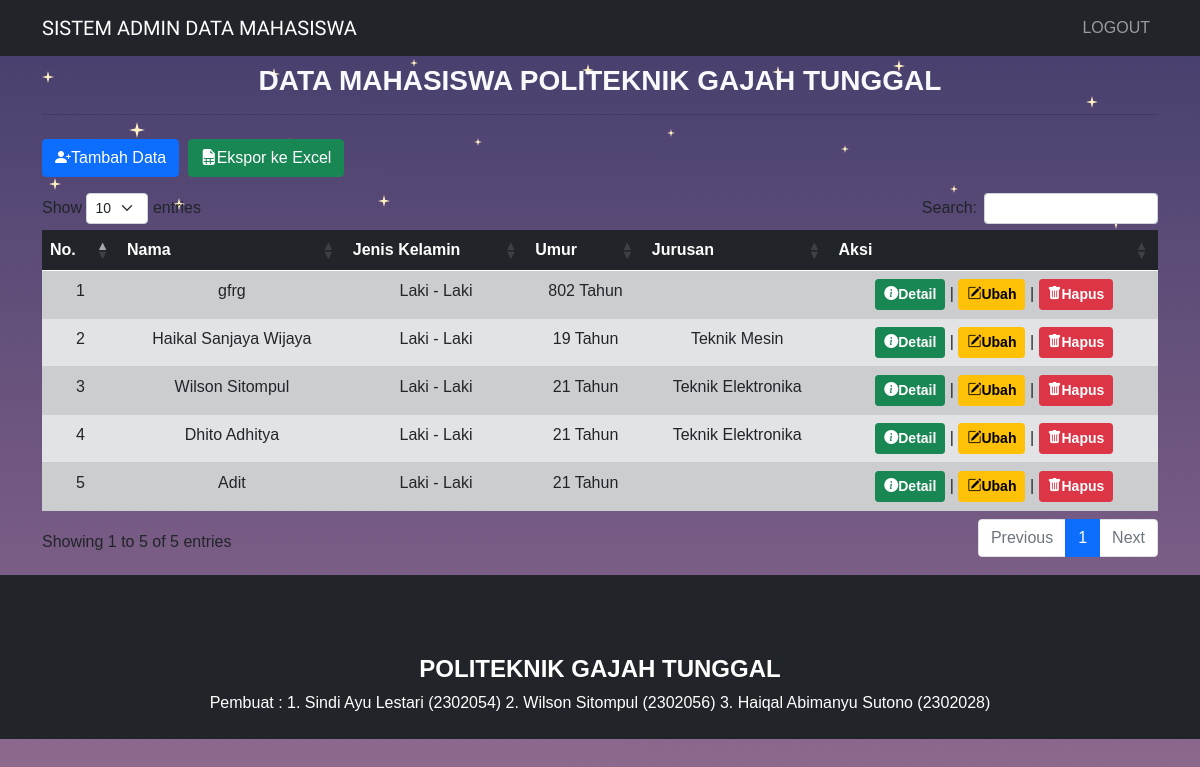
The app's page /index.php (signed in) with its own data.
### tables this page shows
CREATE TABLE `siswa` (
  `nim` varchar(50) NOT NULL,
  `nama` varchar(255) NOT NULL,
  `tmpt_Lahir` varchar(50) NOT NULL,
  `tgl_Lahir` date NOT NULL,
  `jekel` enum('Laki - Laki','Perempuan') NOT NULL,
  `jurusan` enum('Teknik Mesin','Teknik Elektronika','Teknologi Industri') NOT NULL,
  `email` varchar(255) NOT NULL,
  `telpon` varchar(20) NOT NULL,
  `ayah` varchar(255) NOT NULL,
  `ibu` varchar(255) NOT NULL,
  `nik` varchar(20) NOT NULL,
  `kelas` varchar(50) NOT NULL,
  `tahun_masuk` year(4) NOT NULL,
  `gambar` varchar(255) NOT NULL,
  `alamat` text NOT NULL
);

### function.php (called while the page is built, shortened)
<?php
include "koneksi.php";
function query($query)
{
    global $pdo;
    try {
        $stmt = $pdo->query($query);
        return $stmt->fetchAll();
    } catch (PDOException $e) {
        die('Error: ' . $e->getMessage());
    }
}
?>

### index.php (the view, shortened to what this page needs)
<?php
require 'function.php';
$siswa = query("SELECT * FROM siswa ORDER BY nim DESC");
?>
<!DOCTYPE html>
<html lang="en">
<head>
     <link href="https://cdn.jsdelivr.net/npm/bootstrap@5.0.0-beta2/dist/css/bootstrap.min.css" rel="stylesheet"
>
     <link rel="stylesheet" href="https://cdn.jsdelivr.net/npm/bootstrap-icons@1.4.0/font/bootstrap-icons.css">
     <link rel="stylesheet" href="https://cdn.datatables.net/1.10.23/css/dataTables.bootstrap5.min.css">
     <link rel="stylesheet" href="https://cdn.jsdelivr.net/npm/bootstrap@5.0.0-beta1/dist/css/bootstrap.min.css">
     <link rel="stylesheet" href="https://unpkg.com/aos@next/dist/aos.css" />
     <link rel="stylesheet" href="css/style.css">
</head>
<body background="img/bg/bck.png">
     <nav class="navbar navbar-expand-lg navbar-dark bg-dark text-uppercase">
          <div class="container">
               <a class="navbar-brand" href="index.php">Sistem Admin Data Mahasiswa</a>
               <div class="collapse navbar-collapse" id="navbarNav">
                    <ul class="navbar-nav ms-auto">
                         <li class="nav-item">
                              <a class="nav-link" href="logout.php">Logout</a>
                         </li>
                    </ul>
               </div>
          </div>
     </nav>
     <div class="container">
          <div class="row my-2">
               <div class="col-md">
                    <h3 class="text-center fw-bold text-uppercase text-light data_siswa"></h3>
                    <hr>
               </div>
          </div>
          <div class="row my-2">
               <div class="col-md">
                    <a href="addData.php" class="btn btn-primary" data-aos="fade-right" data-aos-duration="800"
                         data-aos-delay="1200"><i class="bi bi-person-plus-fill"></i>Tambah Data</a>
                    <a href="export.php" target="_blank" class="btn btn-success ms-1" data-aos="fade-left"
                         data-aos-duration="1000" data-aos-delay="1600"><i
                              class="bi bi-file-earmark-spreadsheet-fill"></i>Ekspor ke Excel</a>
               </div>
          </div>
          <div class="row my-3" data-aos="fade" data-aos-duration="1000" data-aos-delay="2000">
               <div class="col-md">
                    <table id="data" class="table table-striped table-responsive table-hover text-center"
                         style="width:100%">
                         <thead class="table-dark">
                              <tr>
                                   <th>No.</th>
                                   <th>Nama</th>
                                   <th>Jenis Kelamin</th>
                                   <th>Umur</th>
                                   <th>Jurusan</th>
                                   <th>Aksi</th>
                              </tr>
                         </thead>
                         <tbody>
                              <?php $no = 1; ?>
                              <?php foreach ($siswa as $row) : ?>
                              <tr class="table-secondary text-dark">
                                   <td><?= $no++; ?></td>
                                   <td><?= $row['nama']; ?></td>
                                   <td><?= $row['jekel']; ?></td>
                                   <?php
                                $now = time();
                                $timeTahun = strtotime($row['tgl_Lahir']);
                                $setahun = 31536000;
                                $hitung = ($now - $timeTahun) / $setahun;
                                ?>
                                   <td><?= floor($hitung); ?> Tahun</td>
                                   <td><?= $row['jurusan']; ?></td>
                                   <td>
                                        <button class="btn btn-success btn-sm text-white detail"
                                             data-id="<?= $row['nim']; ?>" style="font-weight: 600;"><i
                                                  class="bi bi-info-circle-fill" data-aos="fade-right"
                                                  data-aos-duration="800"></i>Detail</button> |
                                        <a href="ubah.php?nim=<?= $row['nim']; ?>" class="btn btn-warning btn-sm"
                                             style="font-weight: 600;"><i class="bi bi-pencil-square"></i>Ubah</a> |
                                        <a href="hapus.php?nim=<?= $row['nim']; ?>" class="btn btn-danger btn-sm"
                                             style="font-weight: 600;"
                                             onclick="return confirm('Apakah anda yakin ingin menghapus data <?= $row['nama']; ?> ?');"><i
                                                  class="bi bi-trash-fill"></i>Hapus</a>
                                   </td>
                              </tr>
                              <?php endforeach; ?>
                         </tbody>
                    </table>
               </div>
          </div>
     </div>
     <div class="container-fluid">
          <div class="row bg-dark text-white text-center">
               <div class="col my-2" id="politeknik gajah tunggal">
                    <br><br><br>
                    <h4 class="fw-bold text-uppercase">POLITEKNIK GAJAH TUNGGAL</h4>
                    <p>
                         Pembuat :
                         1. Sindi Ayu Lestari (2302054)
                         2. Wilson Sitompul (2302056)
                         3. Haiqal Abimanyu Sutono (2302028)
                    </p>
               </div>
          </div>
     </div>
</body>
</html>

### css/style.css (style rules this page uses)
body { font-family: 'Gill Sans', 'Gill Sans MT', Calibri, 'Trebuchet MS', sans-serif; }
.navbar-brand { font-family: 'Righteous', cursive; }

### records on screen
siswa: nama "gfrg", jekel "Laki - Laki"
siswa: nama "Haikal Sanjaya Wijaya", jekel "Laki - Laki", jurusan "Teknik Mesin"
siswa: nama "Wilson Sitompul", jekel "Laki - Laki", jurusan "Teknik Elektronika"
siswa: nama "Dhito Adhitya", jekel "Laki - Laki", jurusan "Teknik Elektronika"
siswa: nama "Adit", jekel "Laki - Laki"
